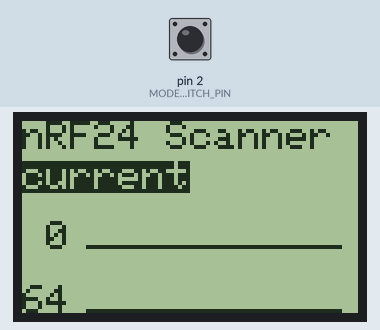
Bench run of a sketch on a simulated Arduino Uno, built with avr-gcc and run on an emulated ATmega328P. Parts: 84×48 one-colour display. The inputs (shaded band) are chosen by the test bench; at power-on: pin 2 (MODE_SWITCH_PIN) HIGH. No radio packets arrive unless stated; what the sketch prints to the serial monitor is not drawn.

Above: at 1.2 s.
1.3 s: pin 2 (MODE_SWITCH_PIN) pulled LOW for 0.15 s
At 3.6 s:
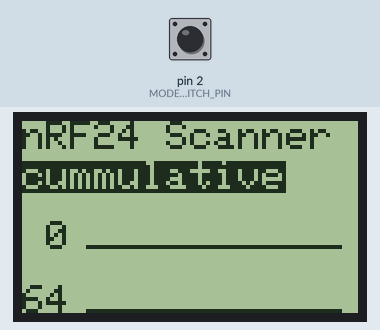
3.9 s: pin 2 (MODE_SWITCH_PIN) pulled LOW for 1 s
At 5.2 s:
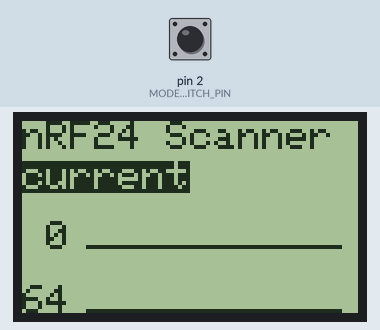
6.4 s: pin 2 (MODE_SWITCH_PIN) pulled LOW for 3.2 s
At 7.9 s:
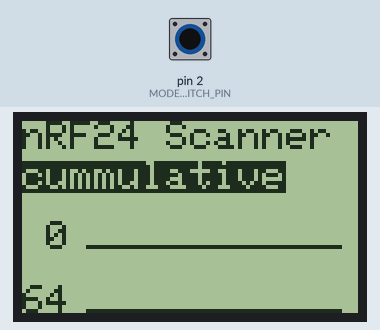
Timing chart, 0 to 9.4 s (numbered marks = the images above; inputs shaded):
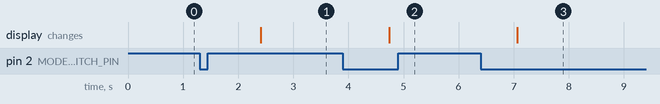

The sketch:

Scanner.ino
```cpp
/*

  nRF24/Scanner
  __subtitle__

  For info and circuit diagrams see https://github.com/tardate/LittleArduinoProjects/tree/main/playground/nRF24/Scanner

 */

#include <SPI.h>
#include <Adafruit_GFX.h>
#include <Adafruit_PCD8544.h>
#include <nRF24L01.h>
#include <RF24.h>

#include "settings.h"

const int RADIO_SS_PIN  = 8;
const int RADIO_CSN_PIN = 9;

const int LCD_SS_PIN = 4;
const int LCD_CSN_PIN = 3;
const int LCD_RST_PIN = 5;
const int LCD_MOSI_PIN = 6;
const int LCD_SCK_PIN = 7;


//
// Hardware configuration
//

RF24 radio(RADIO_SS_PIN, RADIO_CSN_PIN);
Adafruit_PCD8544 lcd = Adafruit_PCD8544(LCD_SCK_PIN, LCD_MOSI_PIN, LCD_CSN_PIN, LCD_SS_PIN, LCD_RST_PIN);

//
// Channel metrics
//
const uint8_t SCAN_SAMPLES = 100;
const uint8_t CHANNELS = 128;
uint8_t channel_counters[CHANNELS];
uint8_t channel_samples[CHANNELS];

//
// Mode Switch Support
//
const int MODE_SWITCH_PIN = 2;
const int MODES = 2;
volatile int mode = 0;
volatile bool mode_changed = false;

void handle_mode_switch() {
  if(mode_changed) return;
  mode_changed = true;
  ++mode;
  if(mode>=MODES) mode=0;
}

/*
 * Setup
 */
void setup(void)
{
  pinMode(MODE_SWITCH_PIN, INPUT_PULLUP);
  attachInterrupt(digitalPinToInterrupt(MODE_SWITCH_PIN), handle_mode_switch, FALLING);

  // clear metrics
  memset(channel_counters, 0, sizeof(channel_counters));
  clearSamples();

  #ifdef SERIAL_DEBUG
  Serial.begin(57600);
  Serial.println("nRF24/Scanner");
  // Print out header, high then low digit
  for(uint8_t i=0; i < CHANNELS; ++i) Serial.print(i>>4, HEX);
  Serial.println("");
  for(uint8_t i=0; i < CHANNELS; ++i) Serial.print(i&0xf, HEX);
  Serial.println("");
  #endif

  // Setup screen
  lcd.begin();
  lcd.setContrast(50);

  // Setup and configure rf radio
  // and get into standby mode
  //
  radio.begin();
  radio.setAutoAck(false);
  radio.startListening();
  radio.stopListening();

  updateDisplay();
}

/*
 * main loop
 */
void loop(void) {
  clearSamples();

  // Scan all channels
  for(uint8_t rep_counter=0; rep_counter < SCAN_SAMPLES; ++rep_counter) {
    for(uint8_t channel=0; channel < CHANNELS; ++channel) {
      // Select this channel
      radio.setChannel(channel);

      // Listen for a little
      radio.startListening();
      delayMicroseconds(128);
      radio.stopListening();

      // Did we get a carrier?
      if(radio.testCarrier()) {
        ++channel_samples[channel];
        ++channel_counters[channel];
      }
    }
  }

  updateDisplay();
  mode_changed = false;

  #ifdef SERIAL_DEBUG
  // Print out channel measurements, clamped to a single hex digit
  for(uint8_t i=0; i < CHANNELS; ++i) Serial.print(min(0xf,channel_samples[i]&0xf), HEX);
  Serial.println("");
  #endif

}

/*
 * clear the sample array
 */
void clearSamples() {
  memset(channel_samples, 0, sizeof(channel_samples));
}

const int GRAPH_X_OFFSET = 16;
const int GRAPH_X_WIDTH = 64;
const int GRAPH_Y0_OFFSET = 31;
const int GRAPH_Y1_OFFSET = GRAPH_Y0_OFFSET + 16;
const int GRAPH_Y_MAX = 12;

/*
 * update LCD display
 */
void updateDisplay() {
  lcd.clearDisplay();
  lcd.setTextSize(1);

  lcd.setCursor(0, 10);
  lcd.setTextColor(WHITE, BLACK);
  switch(mode) {
  case 1:
    lcd.println("cummulative");
    break;
  default:
    lcd.println("current");
  }

  lcd.setTextColor(BLACK);
  lcd.setCursor(0, 0);
  lcd.println("nRF24 Scanner");


  lcd.setCursor(0, GRAPH_Y0_OFFSET - 6);
  lcd.println(" 0");
  lcd.setCursor(0, GRAPH_Y1_OFFSET - 6);
  lcd.println("64");


  for(uint8_t channel=0; channel < CHANNELS; ++channel) {
    uint8_t dY;
    switch(mode) {
    case 1:
      dY = min(GRAPH_Y_MAX, channel_counters[channel]);
      break;
    default:
      dY = min(GRAPH_Y_MAX, channel_samples[channel]);
    }

    if(channel < GRAPH_X_WIDTH) {
      lcd.drawLine(
        GRAPH_X_OFFSET + channel,
        GRAPH_Y0_OFFSET - dY,
        GRAPH_X_OFFSET + channel,
        GRAPH_Y0_OFFSET,
        BLACK
      );
    } else {
      lcd.drawLine(
        GRAPH_X_OFFSET + channel - GRAPH_X_WIDTH,
        GRAPH_Y1_OFFSET - dY,
        GRAPH_X_OFFSET + channel - GRAPH_X_WIDTH,
        GRAPH_Y1_OFFSET,
        BLACK
      );
    }

  }
  lcd.display();
}
```

settings.h
```cpp
// define SERIAL_DEBUG to enable debug info to be sent to serial port
#define SERIAL_DEBUG
```

Measured:
- after the input at 1.3 s, the display: changes after 1.1 s (image 1)
- after the input at 3.9 s, the display: changes after 0.84 s (image 2)
- after the input at 6.4 s, the display: changes after 0.66 s (image 3)
